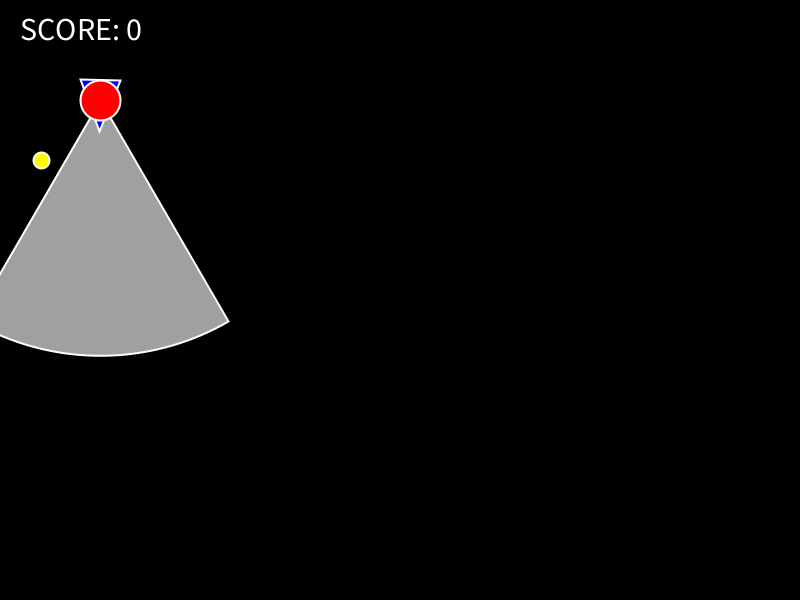
Frame 1 (no input)
Frame 60 (the mouse pressed at the canvas centre just before this capture): identical to frame 1, image omitted
Frame 120 (the mouse held since frame 60 and released just before this capture): identical to frame 1, image omitted

The Processing sketch that drew this single still picture (run headless with seeded random() and noise(); from frame 60 on, the mouse is pressed at the canvas centre):

// Processing sketch: neural_agario_training
// ── neural_agario_training.pde
int NUM_COINS = 10;
int OFFSET = 30;

Blob blob;
ArrayList<Coin> coins;

void setup() {
    size(800, 600);
    
    blob = new Blob(100, 100);
    
    coins = new ArrayList<Coin>();
    for (int i = 0; i < NUM_COINS; i++) {
        float x = random(OFFSET, width - OFFSET);
        float y = random(OFFSET, height - OFFSET);
        Coin coin = new Coin(x, y);
        coins.add(coin);
    }
}

void keyPressed() {
    if (keyCode == UP || key == 'w' || key == 'W') {
        blob.forwards();
    }
    
    if (keyCode == DOWN || key == 's' || key == 'S') {
        blob.backwards();
    }
    
    if (keyCode == LEFT || key == 'a' || key == 'A') {
        blob.turnLeft();
    }
    
    if (keyCode == RIGHT || key == 'd' || key == 'D') {
        blob.turnRight();
    }
}

void keyReleased() {
    if (keyCode == UP || key == 'w' || key == 'W') {
        blob.stopGo();
    }
    
    if (keyCode == DOWN || key == 's' || key == 'S') {
        blob.stopGo();
    }
    
    if (keyCode == LEFT || key == 'a' || key == 'A') {
        blob.stopTurn();
    }
    
    if (keyCode == RIGHT || key == 'd' || key == 'D') {
        blob.stopTurn();
    }
}

void debug() {
    fill(255);
    textSize(32);
    text("SCORE: " + blob.score, 20, 40);
}

void draw() {
    background(0);
    
    blob.update();
    blob.render();
    
    for (int i = coins.size() - 1; i >= 0; i--) {
        Coin coin = coins.get(i);
        
        if (blob.collidesWith(coin)) {
            blob.addScore(1);
            coins.remove(i);
        }
        
        coin.visible = blob.sees(coin);
    }
    
    for (Coin coin : coins) {
        coin.render();
    }
    
    debug();
}

// ── Blob.pde
float MAX_SPEED = 3;
float MAX_STEER = 0.075;
int SENSOR_SIZE = 512;

class Blob {
    
    PVector position;
    PVector velocity;
    PVector leftSensor;
    PVector rightSensor;
    float angle;
    float fov;
    float steer;
    float speed;
    float radius;
    float hitRadius;
    int score;
    
    Blob(float x, float y) {
        position = new PVector(x, y);
        velocity = new PVector();
        angle = PI;
        fov = PI / 6;
        steer = 0;
        speed = 0;
        radius = 40;
        hitRadius = 20;
        score = 0;
        leftSensor = PVector.fromAngle(angle - HALF_PI - fov);
        rightSensor = PVector.fromAngle(angle - HALF_PI + fov);
    }
    
    void forwards() {
        speed = MAX_SPEED;
    }
    
    void backwards() {
        speed = -MAX_SPEED;
    }
    
    void turnLeft() {
        steer = -MAX_STEER;
    }
    
    void turnRight() {
        steer = MAX_STEER;
    }
    
    void stopGo() {
        speed = 0;
    }
    
    void stopTurn() {
        steer = 0;
    }
    
    void addScore(int amount) {
        score += amount;
    }
    
    boolean collidesWith(Coin coin) {
        return dist(position.x, position.y, coin.position.x, coin.position.y) < hitRadius + coin.radius;
    }
    
    boolean sees(Coin coin) {
        float dist = dist(position.x, position.y, coin.position.x, coin.position.y);
        
        if (dist > SENSOR_SIZE) {
            return false;
        }
        
        PVector cp = coin.position.copy();
        cp.normalize();
        
        float c1 = (leftSensor.x * cp.y) - (leftSensor.y * cp.x);
        float c2 = (cp.x * rightSensor.y) - (cp.y * rightSensor.x);
        
        return dist < SENSOR_SIZE && c1 > 0 && c2 >= 0;
    }
    
    void update() {
        angle += steer;
        angle = angle % 360;
        
        velocity.set(cos(angle - HALF_PI), sin(angle - HALF_PI));
        velocity.mult(speed);
        
        position.add(velocity);
        
        leftSensor = PVector.fromAngle(angle - HALF_PI - fov);
        rightSensor = PVector.fromAngle(angle - HALF_PI + fov);
    }
    
    void render() {
        stroke(255);
        
        pushMatrix();
        translate(position.x, position.y);
        fill(160);
        strokeWeight(2);
        arc(0, 0, SENSOR_SIZE, SENSOR_SIZE, angle - HALF_PI - fov, angle - HALF_PI + fov, PIE);
        rotate(angle);
        strokeWeight(2);
        fill(0, 0, 255);
        beginShape(TRIANGLES);
        vertex(0, -radius*0.8);
        vertex(-radius/2, radius/2);
        vertex(radius/2, radius/2);
        endShape();
        popMatrix();
        
        fill(255, 0, 0);
        circle(position.x, position.y, radius);
    }
    
}

// ── Coin.pde
class Coin {
    
    PVector position;
    float radius;
    boolean visible;
    
    Coin(float x, float y) {
        position = new PVector(x, y);
        radius = 16;
        visible = false;
    }
    
    void update() {}
    
    void render() {
        if (visible) {
            fill(255, 255, 0);
            strokeWeight(2);
            circle(position.x, position.y, radius);
        }
    }
    
}
